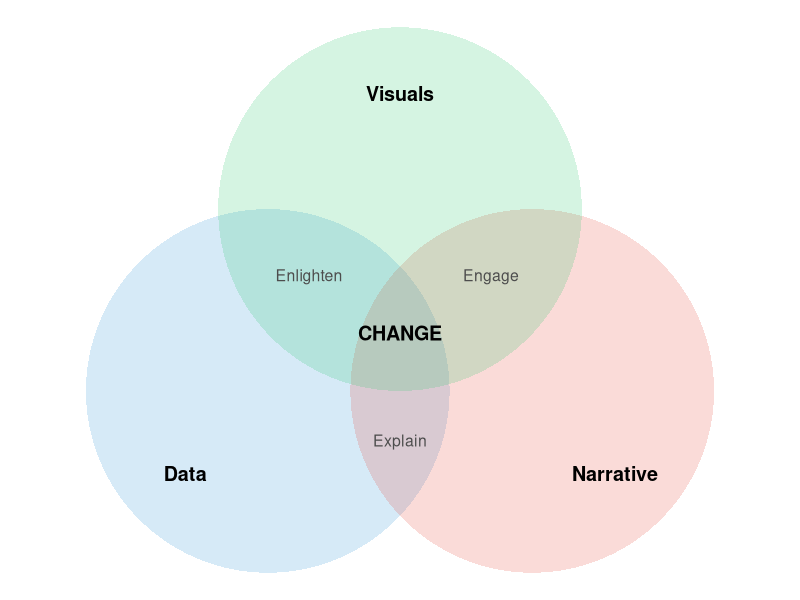
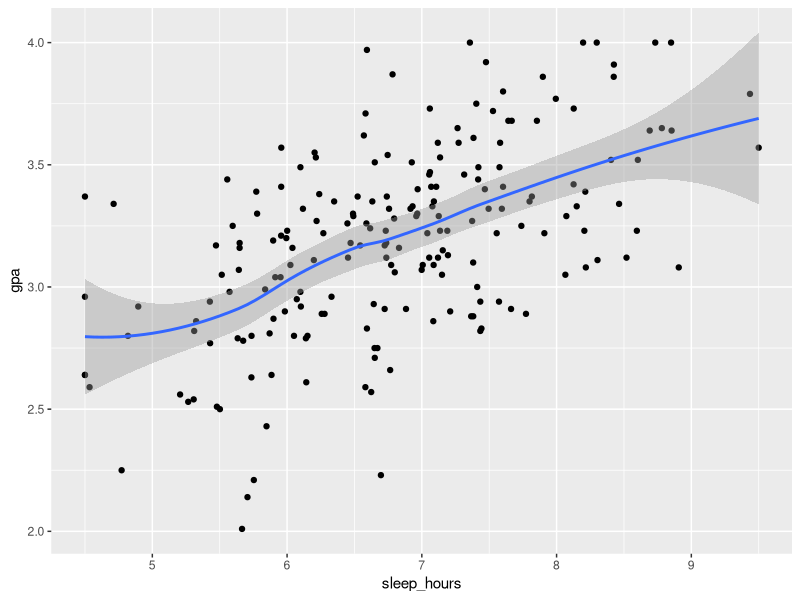
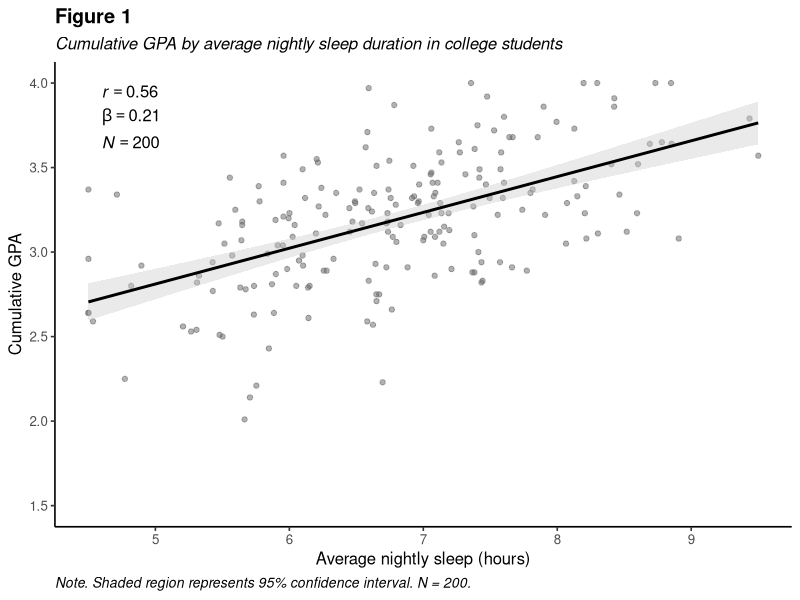
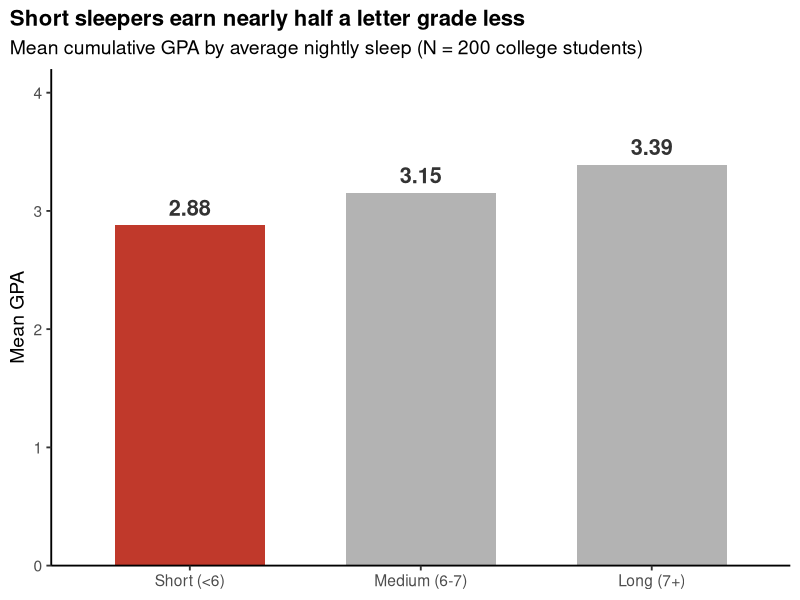
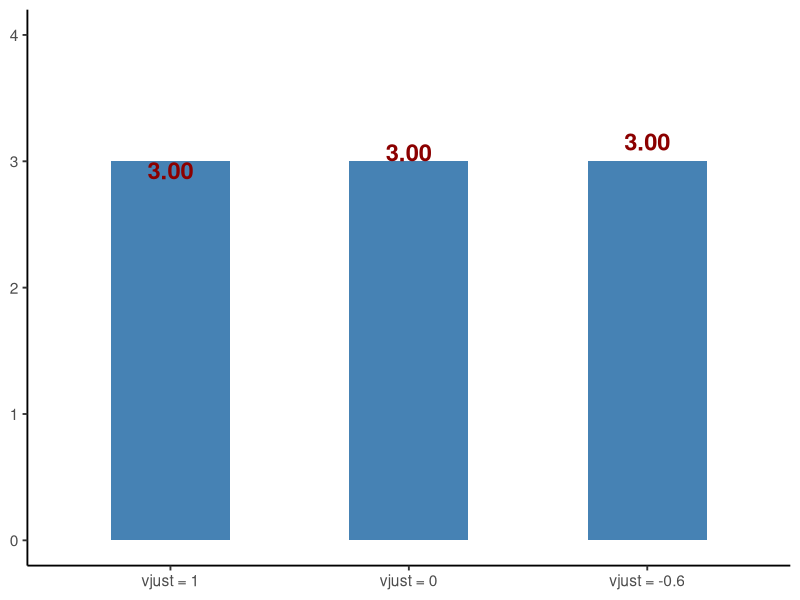
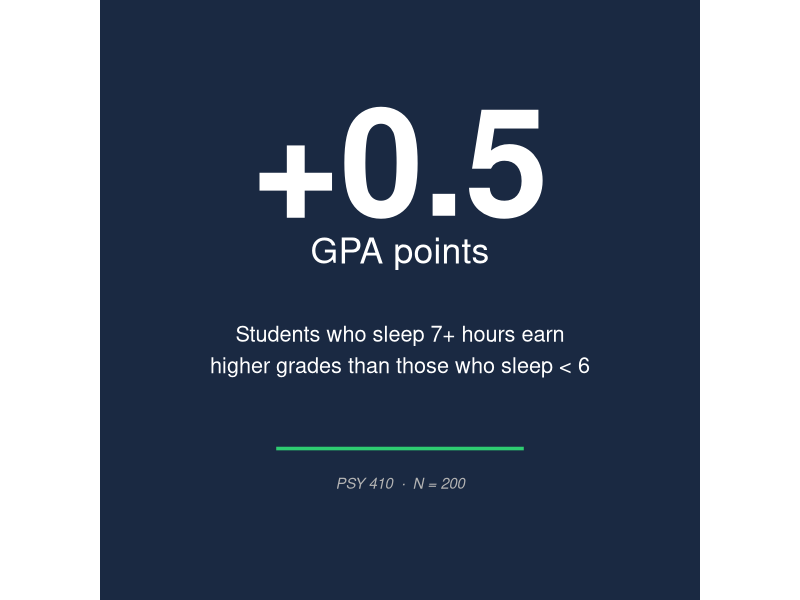
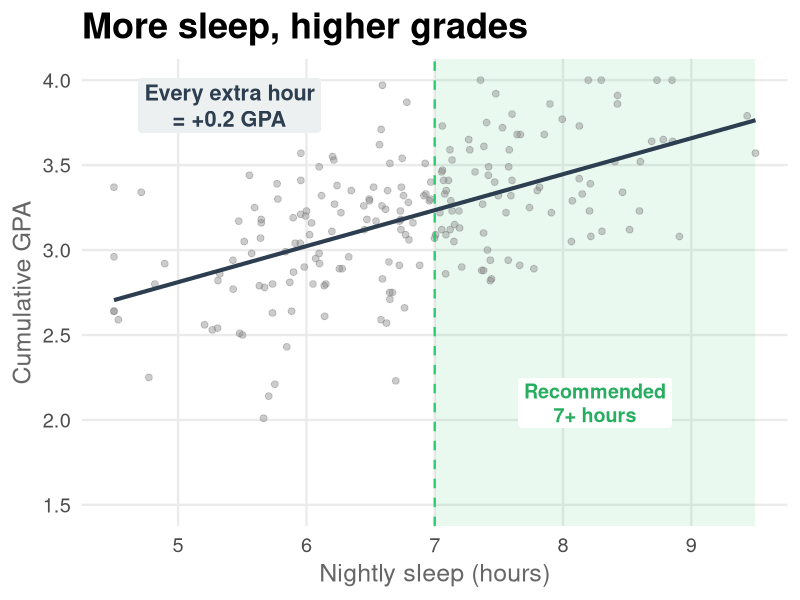
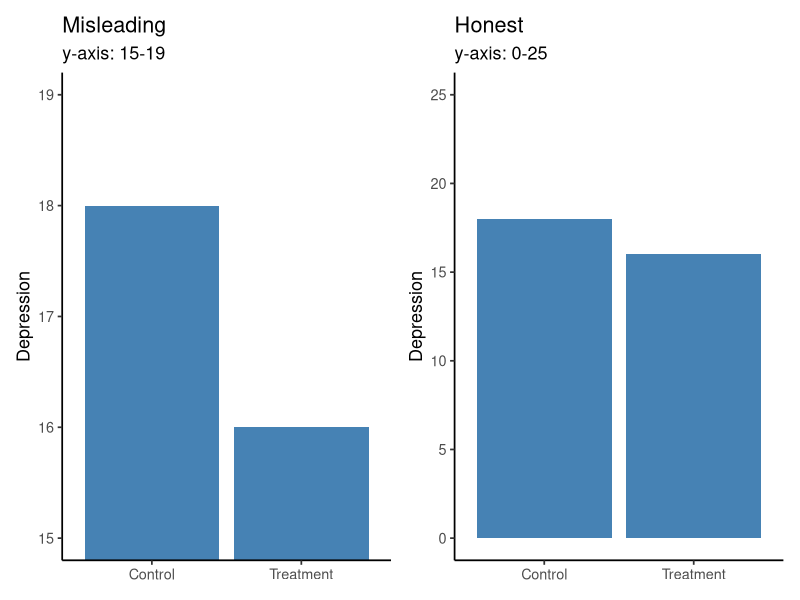

Source code (R) for these figures, in order:
## ---- chunk 1
#| include: false
library(tidyverse)
library(patchwork)

sleep_study <- read_csv("../files/data/sleep_study.csv") |>
  mutate(sleep_group = factor(sleep_group,
                              levels = c("Short (<6)", "Medium (6-7)", "Long (7+)")))
## ---- chunk 2
#| echo: false
#| fig-width: 7
#| fig-height: 5
#| fig-align: center
#| fig-alt: "Venn diagram showing three overlapping circles for Data, Narrative, and Visuals. Where all three overlap, the word CHANGE appears, illustrating that effective data storytelling requires all three components."
library(ggforce)

triad <- tibble(
  x = c(-0.8, 0.8, 0),
  y = c(-0.3, -0.3, 0.8),
  label = c("Data", "Narrative", "Visuals")
)

ggplot(triad) +
  geom_circle(aes(x0 = x, y0 = y, r = 1.1, fill = label),
              alpha = 0.2, color = NA) +
  scale_fill_manual(values = c("Data" = "#3498db",
                                "Narrative" = "#e74c3c",
                                "Visuals" = "#2ecc71")) +
  annotate("text", x = -1.3, y = -0.8, label = "Data", fontface = "bold", size = 5) +
  annotate("text", x = 1.3, y = -0.8, label = "Narrative", fontface = "bold", size = 5) +
  annotate("text", x = 0, y = 1.5, label = "Visuals", fontface = "bold", size = 5) +
  annotate("text", x = 0, y = -0.6, label = "Explain", size = 4, color = "grey30") +
  annotate("text", x = -0.55, y = 0.4, label = "Enlighten", size = 4, color = "grey30") +
  annotate("text", x = 0.55, y = 0.4, label = "Engage", size = 4, color = "grey30") +
  annotate("text", x = 0, y = 0.05, label = "CHANGE", fontface = "bold", size = 5) +
  coord_equal() +
  guides(fill = "none") +
  theme_void()
## ---- chunk 3
#| fig-width: 7
#| fig-height: 4
#| fig-align: center
#| fig-alt: "Quick exploratory scatterplot of sleep hours against GPA with a default smoother. Minimal styling, no annotation, no axis polish."
ggplot(sleep_study, aes(x = sleep_hours, y = gpa)) +
  geom_point() +
  geom_smooth()
## ---- chunk 4
#| echo: false
#| fig-width: 7
#| fig-height: 4.5
#| fig-align: center
#| fig-alt: "APA-style scatterplot of sleep hours against GPA with a linear regression line and shaded 95% confidence interval. Statistical annotations show r = 0.56, beta = 0.21, N = 200."
ggplot(sleep_study, aes(x = sleep_hours, y = gpa)) +
  geom_point(alpha = 0.5, color = "gray40") +
  geom_smooth(method = "lm", color = "black", fill = "gray80") +
  annotate("text", x = 4.6, y = 3.95,
           label = "italic(r) == 0.56", parse = TRUE, hjust = 0, size = 4.2) +
  annotate("text", x = 4.6, y = 3.80,
           label = "beta == 0.21", parse = TRUE, hjust = 0, size = 4.2) +
  annotate("text", x = 4.6, y = 3.65,
           label = "italic(N) == 200", parse = TRUE, hjust = 0, size = 4.2) +
  labs(
    title = "Figure 1",
    subtitle = "Cumulative GPA by average nightly sleep duration in college students",
    x = "Average nightly sleep (hours)",
    y = "Cumulative GPA",
    caption = "Note. Shaded region represents 95% confidence interval. N = 200."
  ) +
  scale_x_continuous(breaks = 4:10) +
  coord_cartesian(ylim = c(1.5, 4)) +
  theme_classic(base_size = 12) +
  theme(
    plot.title = element_text(face = "bold"),
    plot.subtitle = element_text(face = "italic"),
    plot.caption = element_text(hjust = 0, face = "italic", size = 10)
  )
## ---- chunk 5
#| echo: false
#| fig-width: 7
#| fig-height: 4.5
#| fig-align: center
#| fig-alt: "Bar chart of mean GPA by sleep group. Short sleepers bar is highlighted in red; Medium and Long bars are gray. Bar values labeled directly above each bar: 2.88, 3.15, 3.39. No gridlines. Assertion title states short sleepers earn nearly half a letter grade less."
group_means <- sleep_study |>
  group_by(sleep_group) |>
  summarize(mean_gpa = mean(gpa), .groups = "drop") |>
  mutate(highlight = sleep_group == "Short (<6)")

ggplot(group_means, aes(x = sleep_group, y = mean_gpa, fill = highlight)) +
  geom_col(width = 0.65) +
  geom_text(aes(label = sprintf("%.2f", mean_gpa)),
            vjust = -0.6, size = 5.5, fontface = "bold", color = "gray20") +
  scale_fill_manual(values = c(`TRUE` = "#c0392b", `FALSE` = "gray70")) +
  scale_y_continuous(limits = c(0, 4), breaks = 0:4,
                     expand = expansion(mult = c(0, 0.05))) +
  labs(
    title = "Short sleepers earn nearly half a letter grade less",
    subtitle = "Mean cumulative GPA by average nightly sleep (N = 200 college students)",
    x = NULL, y = "Mean GPA"
  ) +
  theme_classic(base_size = 14) +
  theme(
    legend.position = "none",
    plot.title = element_text(face = "bold", size = 16),
    plot.title.position = "plot"
  )
## ---- chunk 6
sprintf("%.2f", 3.14159)   # two decimal places
sprintf("%.0f", 3.14159)   # rounded to integer
sprintf("%d hours", 7)     # %d for whole numbers
sprintf("GPA: %.2f", 3.39) # mix text and numbers
## ---- chunk 7
#| echo: false
#| fig-width: 8
#| fig-height: 3.5
#| fig-align: center
#| fig-alt: "Three bars side by side, each with a label positioned differently. The first label sits at vjust=1 (top of label at bar top), the second at vjust=0 (bottom of label at bar top, touching it), the third at vjust=-0.6 (label floats above the bar with a clear gap)."
vjust_demo <- tibble(
  x = c("vjust = 1", "vjust = 0", "vjust = -0.6"),
  y = c(3, 3, 3),
  v = c(1, 0, -0.6)
)

ggplot(vjust_demo, aes(x = factor(x, levels = x), y = y)) +
  geom_col(fill = "steelblue", width = 0.5) +
  geom_text(aes(label = "3.00", vjust = v),
            size = 6, fontface = "bold", color = "darkred") +
  scale_y_continuous(limits = c(0, 4)) +
  labs(x = NULL, y = NULL) +
  theme_classic(base_size = 14)
## ---- chunk 8
#| echo: false
#| fig-width: 5
#| fig-height: 5
#| fig-align: center
#| fig-alt: "Square social-media graphic on a dark navy background. Large white text reads plus 0.5 GPA points. Subtitle: students who sleep 7+ hours earn higher grades than those who sleep less than 6. Decorative green underline. Small caption: PSY 410, N = 200."
ggplot() +
  annotate("text", x = 0.5, y = 0.78,
           label = "+0.5", size = 38, fontface = "bold",
           color = "white", hjust = 0.5) +
  annotate("text", x = 0.5, y = 0.60,
           label = "GPA points", size = 9,
           color = "white", hjust = 0.5) +
  annotate("text", x = 0.5, y = 0.40,
           label = "Students who sleep 7+ hours earn\nhigher grades than those who sleep < 6",
           size = 5.5, color = "white", hjust = 0.5, lineheight = 1.2) +
  annotate("segment", x = 0.25, xend = 0.75, y = 0.20, yend = 0.20,
           color = "#2ecc71", linewidth = 1.2) +
  annotate("text", x = 0.5, y = 0.13,
           label = "PSY 410  ·  N = 200", size = 3.8,
           color = "gray70", hjust = 0.5, fontface = "italic") +
  xlim(0, 1) + ylim(0, 1) +
  coord_fixed() +
  theme_void() +
  theme(
    plot.background = element_rect(fill = "#1a2942", color = NA),
    panel.background = element_rect(fill = "#1a2942", color = NA),
    plot.margin = margin(20, 20, 20, 20)
  )
## ---- chunk 9
#| echo: false
#| fig-width: 8
#| fig-height: 4.8
#| fig-align: center
#| fig-alt: "Large scatterplot of sleep hours vs GPA with regression line. A dashed green vertical line marks 7 hours and the region from 7 to 9 hours is shaded light green as the recommended zone. Two on-plot callouts highlight the effect size and recommended sleep."
ggplot(sleep_study, aes(x = sleep_hours, y = gpa)) +
  annotate("rect", xmin = 7, xmax = 9.5, ymin = -Inf, ymax = Inf,
           fill = "#2ecc71", alpha = 0.10) +
  geom_point(alpha = 0.4, color = "gray50", size = 2) +
  geom_smooth(method = "lm", color = "#2c3e50", linewidth = 1.4, se = FALSE) +
  geom_vline(xintercept = 7, linetype = "dashed",
             color = "#2ecc71", linewidth = 0.8) +
  annotate("label", x = 8.25, y = 2.1,
           label = "Recommended\n7+ hours",
           color = "#27ae60", fontface = "bold", size = 5,
           label.size = 0, fill = "white", lineheight = 1) +
  annotate("label", x = 5.4, y = 3.85,
           label = "Every extra hour\n= +0.2 GPA",
           color = "#2c3e50", fontface = "bold", size = 5.5,
           label.size = 0, fill = "#ecf0f1", lineheight = 1) +
  labs(
    title = "More sleep, higher grades",
    x = "Nightly sleep (hours)", y = "Cumulative GPA"
  ) +
  scale_x_continuous(breaks = 4:10) +
  coord_cartesian(ylim = c(1.5, 4)) +
  theme_minimal(base_size = 18) +
  theme(
    plot.title = element_text(face = "bold", size = 26),
    panel.grid.minor = element_blank(),
    axis.title = element_text(color = "gray40")
  )
## ---- chunk 10
#| echo: false
#| fig-width: 8
#| fig-height: 4
#| fig-align: center
#| fig-alt: "Two bar charts side by side. Left: y-axis from 15 to 19, makes treatment look dramatically better than control. Right: y-axis from 0, shows the 2-point difference is modest."
fake <- tibble(condition = c("Control", "Treatment"), score = c(18, 16))

p_misleading <- ggplot(fake, aes(x = condition, y = score)) +
  geom_col(fill = "steelblue") +
  coord_cartesian(ylim = c(15, 19)) +
  labs(title = "Misleading", subtitle = "y-axis: 15-19",
       x = NULL, y = "Depression") +
  theme_classic(base_size = 13)

p_honest <- ggplot(fake, aes(x = condition, y = score)) +
  geom_col(fill = "steelblue") +
  coord_cartesian(ylim = c(0, 25)) +
  labs(title = "Honest", subtitle = "y-axis: 0-25",
       x = NULL, y = "Depression") +
  theme_classic(base_size = 13)

p_misleading + p_honest
## ---- chunk 11
#| echo: false
#| fig-width: 12
#| fig-height: 3.5
#| fig-align: center
#| fig-alt: "Three small panels labeled 1, 2, 3 showing a paper sequence: descriptive distribution of sleep hours, scatterplot with regression line of sleep vs GPA, and bar chart of group means by sleep category."
p1 <- ggplot(sleep_study, aes(x = sleep_hours)) +
  geom_histogram(binwidth = 0.5, fill = "gray50", color = "white") +
  labs(title = "1. Descriptives", x = "Sleep (hours)", y = NULL) +
  theme_classic(base_size = 11)

p2 <- ggplot(sleep_study, aes(x = sleep_hours, y = gpa)) +
  geom_point(alpha = 0.4, color = "gray40", size = 1) +
  geom_smooth(method = "lm", color = "black", fill = "gray70") +
  labs(title = "2. The pattern", x = "Sleep (hours)", y = "GPA") +
  theme_classic(base_size = 11)

gm_paper <- sleep_study |>
  group_by(sleep_group) |>
  summarize(mean_gpa = mean(gpa), .groups = "drop")

p3 <- ggplot(gm_paper, aes(x = sleep_group, y = mean_gpa)) +
  geom_col(fill = "gray50") +
  geom_text(aes(label = sprintf("%.2f", mean_gpa)),
            vjust = -0.5, size = 3.5) +
  scale_y_continuous(limits = c(0, 4)) +
  labs(title = "3. The effect", x = NULL, y = "Mean GPA") +
  theme_classic(base_size = 10) +
  theme(axis.text.x = element_text(size = 8))

p1 + p2 + p3
## ---- chunk 12
#| echo: false
#| fig-width: 10
#| fig-height: 4
#| fig-align: center
#| fig-alt: "Two side-by-side panels showing a talk sequence: an annotated scatter with a shaded recommended zone (the headline), and a big-text callout instructing viewers to aim for 7+ hours of sleep (the action)."
t1 <- ggplot(sleep_study, aes(x = sleep_hours, y = gpa)) +
  annotate("rect", xmin = 7, xmax = 9.5, ymin = -Inf, ymax = Inf,
           fill = "#2ecc71", alpha = 0.12) +
  geom_point(alpha = 0.4, color = "gray50", size = 1) +
  geom_smooth(method = "lm", color = "#2c3e50",
              linewidth = 1, se = FALSE) +
  geom_vline(xintercept = 7, linetype = "dashed",
             color = "#2ecc71") +
  labs(title = "1. More sleep, higher grades",
       x = "Sleep (hours)", y = "GPA") +
  theme_minimal(base_size = 12)

t3 <- ggplot() +
  annotate("text", x = 0.5, y = 0.65, label = "Aim for",
           size = 7, color = "gray40", hjust = 0.5) +
  annotate("text", x = 0.5, y = 0.45, label = "7+ hours",
           size = 18, fontface = "bold",
           color = "#27ae60", hjust = 0.5) +
  annotate("text", x = 0.5, y = 0.25, label = "of sleep",
           size = 7, color = "gray40", hjust = 0.5) +
  xlim(0, 1) + ylim(0, 1) + coord_fixed() +
  labs(title = "2. The action") +
  theme_void(base_size = 12) +
  theme(plot.title = element_text(size = 12, hjust = 0.5))

t1 + t3
